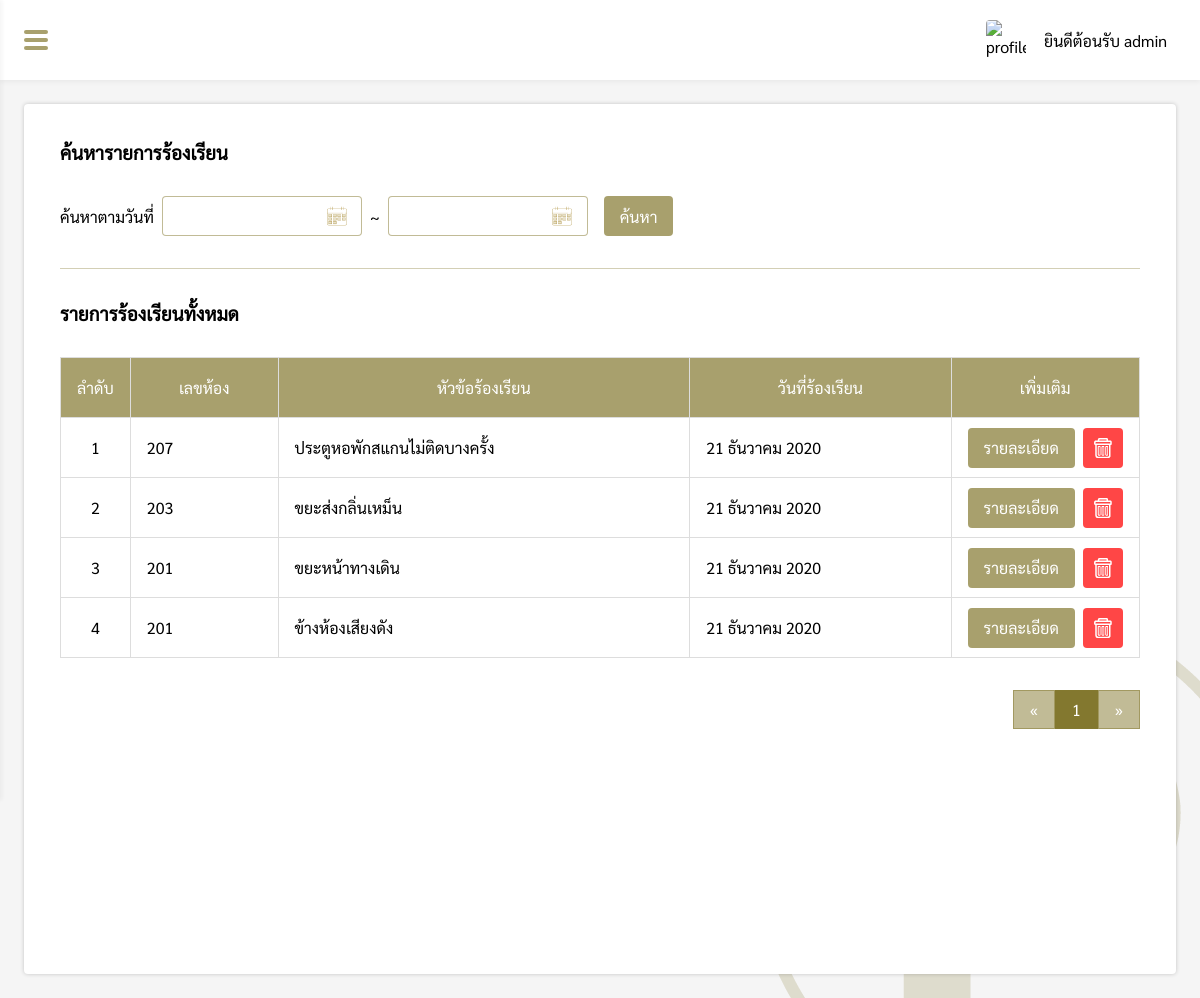
The page /pages/manage/appeal/index.php (signed in) on the database as committed earlier.
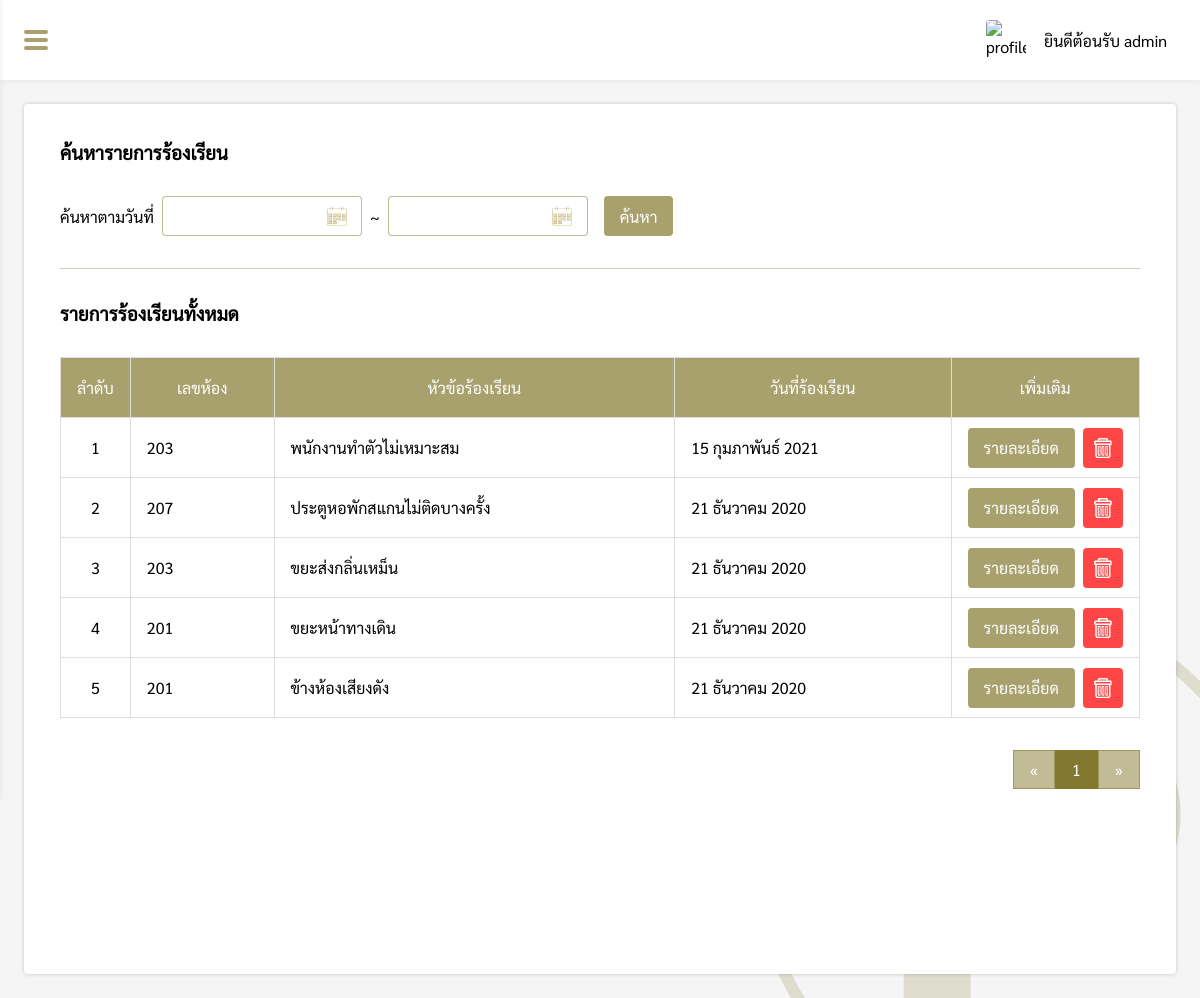
The same page on the database as committed later.
### tables this page shows
CREATE TABLE `appeal` (
  `appeal_id` int(11) NOT NULL,
  `member_id` int(11) NOT NULL,
  `room_id` varchar(200) NOT NULL,
  `appeal_topic` varchar(200) NOT NULL,
  `appeal_detail` varchar(200) NOT NULL,
  `appeal_date` varchar(200) NOT NULL
);

### pages/connection.php (called while the page is built, shortened)
<?php
$conn = mysqli_connect("localhost", "root", "", "Pingfah") or die("Error: " . mysqli_error($conn));
mysqli_query($conn, "SET NAMES 'utf8' ");
$sql = "SELECT * FROM daily";
$result = $conn->query($sql);

### pages/manage/appeal/index.php (the view, shortened to what the changed rows need)
<?php
if($_SESSION['level'] == 'admin'){
    include('../../connection.php');
    $from = @$_REQUEST['from'];
    $to = @$_REQUEST['to'];
    function DateThai($strDate){
        $strYear = date("Y",strtotime($strDate));
        $strMonth= date("n",strtotime($strDate));
        $strDay= date("d",strtotime($strDate));
        $strMonthCut = Array("","มกราคม", "กุมภาพันธ์", "มีนาคม","เมษายน", "พฤษภาคม", "มิถุนายน", "กรกฎาคม","สิงหาคม", "กันยายน", "ตุลาคม", "พฤศจิกายน", "ธันวาคม");
        $strMonthThai=$strMonthCut[$strMonth];
        return "$strDay $strMonthThai $strYear";
    }
?>
<!DOCTYPE html>
<html lang="en">
<head>
    <link rel="stylesheet" href="../../../css/appeal.css">
    <link rel="stylesheet" href="../../../css/my-style.css">
    <link rel="stylesheet" href="../../../css/navbar.css">
</head>
<body>
    <div class="box">
        <div id="box-padding" style="padding:24px;">
            <div class="appeal-box">
                <?php
                    $perpage = 10;
                    if(isset($_GET['page'])){
                        $page = $_GET['page'];
                    }else{
                        $page = 1;
                    }
                    $start = ($page - 1) * $perpage;
                    $num = $start + 1;
                    if(isset($from) && isset($to)){
                        $sql = "SELECT * FROM appeal WHERE (appeal_date BETWEEN '$from' AND '$to') ORDER BY appeal_id DESC LIMIT {$start} , {$perpage}";
                    }else{
                        $sql = "SELECT * FROM appeal ORDER BY appeal_id DESC LIMIT {$start} , {$perpage}";
                    }
                    $result = $conn->query($sql);
                    if ($result->num_rows > 0) {
                    ?>
                <div style="overflow-x:auto;overflow-y:hidden;">
                    <table>
                        <tr>
                            <th>ลำดับ</th>
                            <th>เลขห้อง</th>
                            <th>หัวข้อร้องเรียน</th>
                            <th>วันที่ร้องเรียน</th>
                            <th>เพิ่มเติม</th>
                        </tr>
                        <?php
                        while($row = $result->fetch_assoc()) {
                        ?>
                        <tr>
                            <td><?php echo $num; ?></td>
                            <td><?php echo $row['room_id']; ?></td>
                            <td><?php echo $row['appeal_topic']; ?></td>
                            <td><?php echo DateThai($row['appeal_date']); ?></td>
                            <td>
                                <div class="option-grid">
                                    <a href="appealDetail.php?appeal_id=<?php echo $row['appeal_id']; ?>"><button>รายละเอียด</button></a>
                                    <button class="del-btn" id="<?php echo $row['appeal_id']; ?>"></button>
                                </div>
                            </td>
                        </tr>
                        <?php $num++; } ?>
                    </table>
                </div>
                <?php
                $sql2 = "SELECT * FROM appeal";
                $query2 = mysqli_query($conn, $sql2);
                $total_record = mysqli_num_rows($query2);
                $total_page = ceil($total_record / $perpage);
                ?>
                <div style="display:flex;justify-content:flex-end">
                    <div class="pagination">
                        <a href="index.php?page=1">&laquo;</a>
                        <?php for($i=1;$i<=$total_page;$i++){ ?>
                        <a href="index.php?page=<?php echo $i; ?>" <?php if($page == $i){ echo "style='background-color: rgb(131, 120, 47, 1);color:#fff;'"; }?>><?php echo $i; ?></a>
                        <?php } ?>
                        <a href="index.php?page=<?php echo $total_page; ?>">&raquo;</a>
                    </div>
                </div>
                <?php
                }else{
                    echo "<div style='padding-top:32px;'>ไม่มีรายการร้องเรียน</div>";
                }
                ?>
            </div>
        </div>
    </div>
</body>
</html>
<?php
}else{
    Header("Location: ../../login.php");
}
?>

Rows that differ between the two databases and show on the page:
added appeal: room "203", appeal_topic "พนักงานทำตัวไม่เหมาะสม", appeal_date "15 กุมภาพันธ์ 2021"
